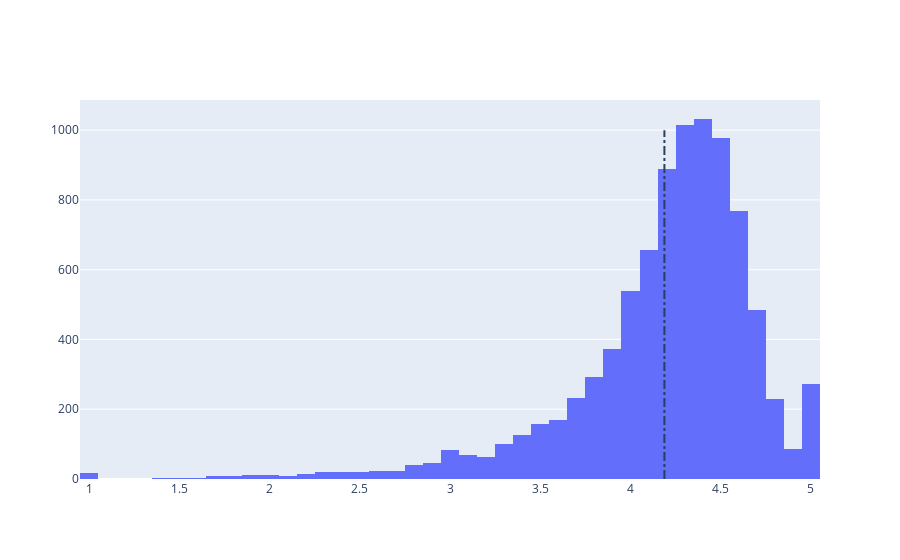

The cell this chart's notebook holds for it:
### Markdown cell above
### PART 4

### App ratings distribution
After having witnessed the market share for each category of apps, let's see how all these apps perform on an average. App ratings (on a scale of 1 to 5) impact the discoverability, conversion of apps as well as the company's overall brand image. Ratings are a key performance indicator of an app.

From the research in this section, I found that the average volume of ratings across all app categories is almost 4.19

### Code cell
filt = apps['Rating']== 19.0
apps= apps[~filt]
# Average rating of apps
avg_app_rating = apps['Rating'].mean()
print('Average app rating = ', avg_app_rating)

# Distribution of apps according to their ratings
data = [go.Histogram(
        x = apps['Rating']
)]

# Vertical dashed line to indicate the average app rating
layout = {'shapes': [{
              'type' :'line',
              'x0': avg_app_rating,
              'y0': 0,
              'x1': avg_app_rating,
              'y1': 1000,
              'line': { 'dash': 'dashdot'}
          }] 
          }

plotly.offline.iplot({'data': data, 'layout': layout})

### Figure 1 — Plotly figure (JSON) as saved in the notebook; plotly's stock layout.template omitted (floating-point values rounded to 4 significant figures; data arrays with more than 128 entries replaced by an {"elided": "..."} marker saying what was removed)
{"data": [{"type": "histogram", "x": {"elided": "10357 float values"}}], "layout": {"shapes": [{"line": {"dash": "dashdot"}, "type": "line", "x0": 4.188, "x1": 4.188, "y0": 0, "y1": 1000}]}}
